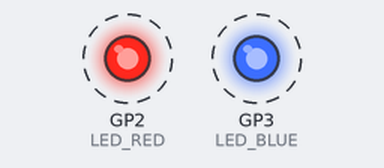
Bench run of a program on a simulated Raspberry Pi Pico running MicroPython. Parts: output pins drawn as LEDs (lit = HIGH). Dashed ring = blinking.

Above: at 0.3 s.
Timing chart, 0 to 3.0 s (numbered marks = the images above):
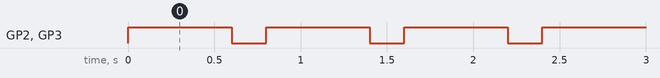

Measured:
- by itself, GP2 (LED_RED), GP3 (LED_BLUE): alternates HIGH for 0.60 s and LOW for 0.20 s

The program:

led.py
```python
from machine import Pin
import time


LED_RED = Pin(2, Pin.OUT)
LED_BLUE = Pin(3, Pin.OUT)
TIME_DELAY = 0.2


def main():
    try:
        while True:
            turn_on_led(LED_RED)
            turn_on_led(LED_BLUE)
            time.sleep(TIME_DELAY * 3)

            turn_off_led(LED_RED)
            turn_off_led(LED_BLUE)
            time.sleep(TIME_DELAY)

    except KeyboardInterrupt:
        print("Turn off")


# High signal function
def turn_on_led(led):
    led.on()


# Low signal function
def turn_off_led(led):
    led.off()


if __name__ == "__main__":
    main()
```
